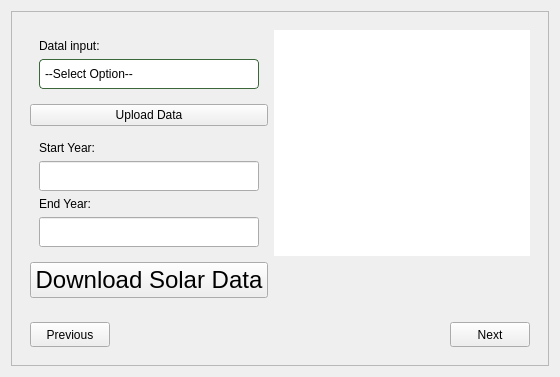
              <widget class="QWidget" name="page_4">
               <property name="sizePolicy">
                <sizepolicy hsizetype="Expanding" vsizetype="Expanding">
                 <horstretch>0</horstretch>
                 <verstretch>0</verstretch>
                </sizepolicy>
               </property>
               <layout class="QGridLayout" name="gridLayout_5">
                <item row="0" column="0">
                 <widget class="QFrame" name="frame_4">
                  <property name="sizePolicy">
                   <sizepolicy hsizetype="Expanding" vsizetype="Expanding">
                    <horstretch>0</horstretch>
                    <verstretch>0</verstretch>
                   </sizepolicy>
                  </property>
                  <property name="frameShape">
                   <enum>QFrame::Shape::StyledPanel</enum>
                  </property>
                  <property name="frameShadow">
                   <enum>QFrame::Shadow::Raised</enum>
                  </property>
                  <layout class="QGridLayout" name="gridLayout_4">
                   <item row="0" column="0">
                    <widget class="QWidget" name="widget_6" native="true">
                     <property name="sizePolicy">
                      <sizepolicy hsizetype="Expanding" vsizetype="Expanding">
                       <horstretch>0</horstretch>
                       <verstretch>0</verstretch>
                      </sizepolicy>
                     </property>
                     <layout class="QGridLayout" name="gridLayout">
                      <item row="1" column="0">
                       <widget class="QPushButton" name="pushButton_solar_upload">
                        <property name="styleSheet">
                         <string notr="true">font: 18pt &quot;Arial&quot;;</string>
                        </property>
                        <property name="text">
                         <string>Upload Data</string>
                        </property>
                       </widget>
                      </item>
                      <item row="3" column="0">
                       <widget class="QPushButton" name="pushButton_solar_dl">
                        <property name="enabled">
                         <bool>true</bool>
                        </property>
                        <property name="minimumSize">
                         <size>
                          <width>143</width>
                          <height>0</height>
                         </size>
                        </property>
                        <property name="font">
                         <font>
                          <family>Arial</family>
                          <pointsize>18</pointsize>
                          <italic>false</italic>
                          <bold>false</bold>
                         </font>
                        </property>
                        <property name="cursor">
                         <cursorShape>PointingHandCursor</cursorShape>
                        </property>
                        <property name="styleSheet">
                         <string notr="true">
font: 18pt &quot;Arial&quot;;</string>
                        </property>
                        <property name="text">
                         <string>Download Solar Data</string>
                        </property>
                       </widget>
                      </item>
                      <item row="0" column="1" rowspan="3">
                       <widget class="QTextBrowser" name="textBrowser_4">
                        <property name="styleSheet">
                         <string notr="true"/>
                        </property>
                        <property name="frameShape">
                         <enum>QFrame::Shape::NoFrame</enum>
                        </property>
                       </widget>
                      </item>
                      <item row="2" column="0">
                       <widget class="QWidget" name="widget_5" native="true">
                        <property name="enabled">
                         <bool>true</bool>
                        </property>
                        <property name="sizePolicy">
                         <sizepolicy hsizetype="Expanding" vsizetype="Expanding">
                          <horstretch>0</horstretch>
                          <verstretch>0</verstretch>
                         </sizepolicy>
                        </property>
                        <layout class="QVBoxLayout" name="verticalLayout_9">
                         <item>
                          <widget class="QLabel" name="label_3">
                           <property name="text">
                            <string>Start Year:</string>
                           </property>
                          </widget>
                         </item>
                         <item>
                          <widget class="QLineEdit" name="lineEdit_starty">
                           <property name="enabled">
                            <bool>true</bool>
                           </property>
                           <property name="minimumSize">
                            <size>
                             <width>0</width>
                             <height>30</height>
                            </size>
                           </property>
                           <property name="text">
                            <string/>
                           </property>
                          </widget>
                         </item>
                         <item>
                          <widget class="QLabel" name="label_26">
                           <property name="enabled">
                            <bool>true</bool>
                           </property>
                           <property name="text">
                            <string>End Year:</string>
                           </property>
                          </widget>
                         </item>
                         <item>
                          <widget class="QLineEdit" name="lineEdit_endy">
                           <property name="minimumSize">
                            <size>
                             <width>0</width>
                             <height>30</height>
                            </size>
                           </property>
                           <property name="text">
                            <string/>
                           </property>
                          </widget>
                         </item>
                        </layout>
                       </widget>
                      </item>
                      <item row="0" column="0">
                       <widget class="QWidget" name="widget_4" native="true">
                        <property name="sizePolicy">
                         <sizepolicy hsizetype="Preferred" vsizetype="Preferred">
                          <horstretch>0</horstretch>
                          <verstretch>0</verstretch>
                         </sizepolicy>
                        </property>
                        <layout class="QVBoxLayout" name="verticalLayout">
                         <item>
                          <widget class="QLabel" name="label_20">
                           <property name="sizePolicy">
                            <sizepolicy hsizetype="Preferred" vsizetype="Preferred">
                             <horstretch>0</horstretch>
                             <verstretch>0</verstretch>
                            </sizepolicy>
                           </property>
                           <property name="text">
                            <string>Datal input:</string>
                           </property>
                          </widget>
                         </item>
                         <item>
                          <widget class="QComboBox" name="comboBox_2">
                           <property name="sizePolicy">
                            <sizepolicy hsizetype="Preferred" vsizetype="Fixed">
                             <horstretch>0</horstretch>
                             <verstretch>0</verstretch>
                            </sizepolicy>
                           </property>
                           <property name="minimumSize">
                            <size>
                             <width>0</width>
                             <height>30</height>
                            </size>
                           </property>
                           <property name="styleSheet">
                            <string notr="true">QComboBox {
    background: white;
    border: 1px solid rgb(59, 103, 59);
    border-radius: 4px;
    color: rgb(0, 0, 0);
    padding: 5px;
}
QComboBox::drop-down {
    border: none;

}
QComboBox QAbstractItemView {
    background-color: white;
    border: 1px solid rgb(59, 103, 59);
    selection-background-color: rgb(59, 103, 59);
    selection-color: white;
}</string>
                           </property>
                           <property name="editable">
                            <bool>false</bool>
                           </property>
                           <property name="maxVisibleItems">
                            <number>10</number>
                           </property>
                           <item>
                            <property name="text">
                             <string>--Select Option--</string>
                            </property>
                           </item>
                           <item>
                            <property name="text">
                             <string>Download Solar Data from NSRDB</string>
                            </property>
                           </item>
                           <item>
                            <property name="text">
                             <string>Use Own Data</string>
                            </property>
                           </item>
                           <item>
                            <property name="text">
                             <string>No Solar</string>
                            </property>
                           </item>
                          </widget>
                         </item>
                        </layout>
                       </widget>
                      </item>
                     </layout>
                    </widget>
                   </item>
                   <item row="1" column="0">
                    <widget class="QWidget" name="widget_10" native="true">
                     <property name="sizePolicy">
                      <sizepolicy hsizetype="Expanding" vsizetype="Fixed">
                       <horstretch>0</horstretch>
                       <verstretch>0</verstretch>
                      </sizepolicy>
                     </property>
                     <layout class="QHBoxLayout" name="horizontalLayout">
                      <item>
                       <widget class="QPushButton" name="pushButton_DI_previous_2">
                        <property name="minimumSize">
                         <size>
                          <width>55</width>
                          <height>25</height>
                         </size>
                        </property>
                        <property name="sizeIncrement">
                         <size>
                          <width>0</width>
                          <height>0</height>
                         </size>
                        </property>
                        <property name="styleSheet">
                         <string notr="true">font: 18pt &quot;Arial&quot;;</string>
                        </property>
                        <property name="text">
                         <string>Previous</string>
                        </property>
                       </widget>
                      </item>
                      <item>
                       <spacer name="horizontalSpacer">
                        <property name="orientation">
                         <enum>Qt::Orientation::Horizontal</enum>
                        </property>
                        <property name="sizeHint" stdset="0">
                         <size>
                          <width>40</width>
                          <height>20</height>
                         </size>
                        </property>
                       </spacer>
                      </item>
                      <item>
                       <widget class="QPushButton" name="pushButton_DI_next_2">
                        <property name="enabled">
                         <bool>true</bool>
                        </property>
                        <property name="minimumSize">
                         <size>
                          <width>45</width>
                          <height>25</height>
                         </size>
                        </property>
                        <property name="styleSheet">
                         <string notr="true">font: 18pt &quot;Arial&quot;;</string>
                        </property>
                        <property name="text">
                         <string>Next</string>
                        </property>
                       </widget>
                      </item>
                     </layout>
                    </widget>
                   </item>
                  </layout>
                 </widget>
                </item>
               </layout>
              </widget>
